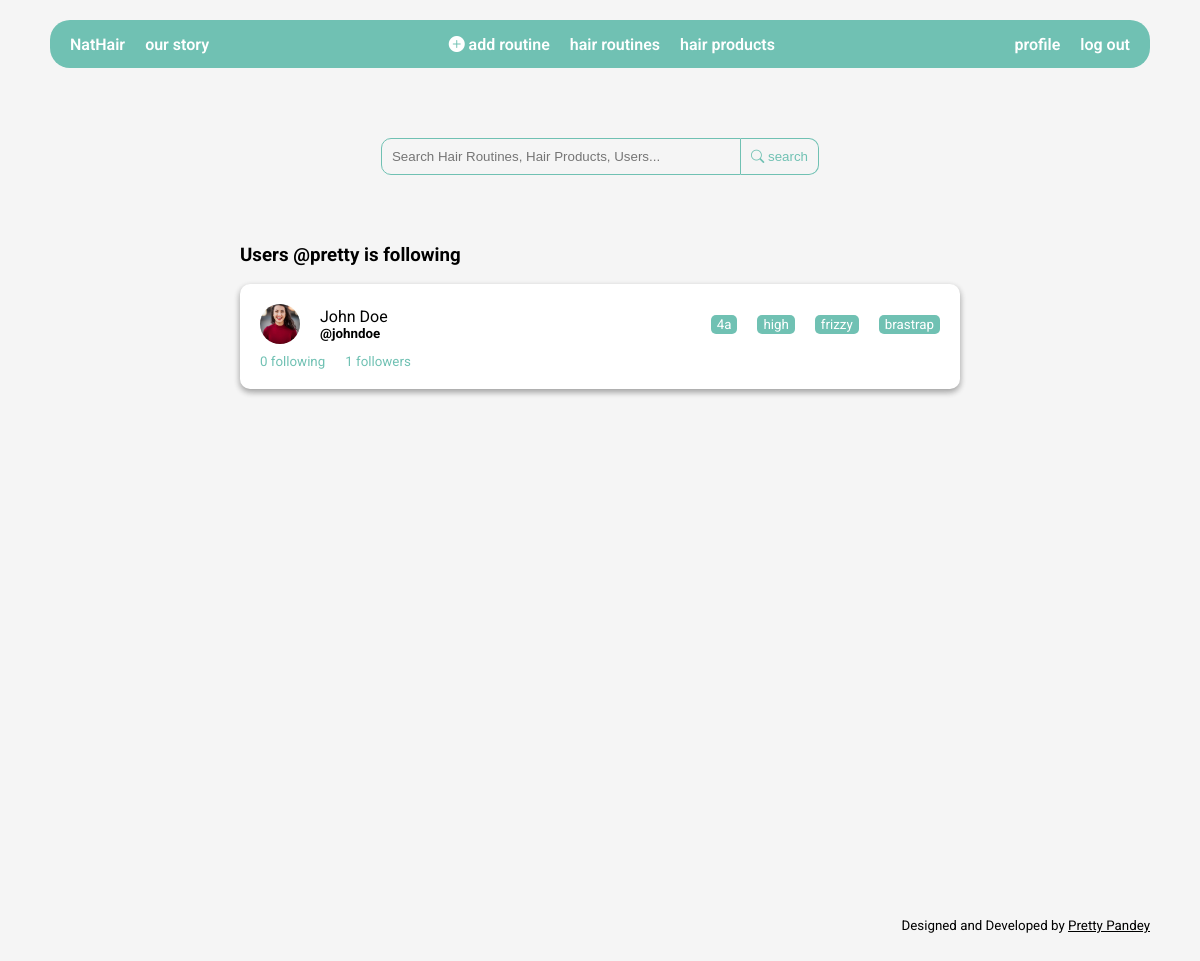
The page /accounts/profile/1/following/ (signed in) on the database its author committed.
### accounts/models.py (models this page shows, shortened)
class Follow(models.Model):
    follower = models.ForeignKey(User, related_name='following', on_delete=models.CASCADE)
    followed = models.ForeignKey(User, related_name='followers', on_delete=models.CASCADE)

class Profile(models.Model):
    user = models.OneToOneField(User, on_delete=models.CASCADE)
    full_name = models.CharField(max_length=255, null=True, blank=True)
    bio = models.TextField(null=True, blank=True)
    profile_pic = models.ImageField(upload_to='profile_pics', default='blank-profile-pic.png')
    location = models.CharField(max_length=255, null=True, blank=True)
    date_of_birth = models.DateField(null=True, blank=True)
    def follower_count(self):
        return self.user.followers.count()
    def following_count(self):
        return self.user.following.count()

class HairProfile(models.Model):
    user = models.OneToOneField(User, on_delete=models.CASCADE)
    TYPE_CHOICES = (
        ("1a", "1a"),
        ("1b", "1b"),
        ("1c", "1c"),
        ("2a", "2a"),
        ("2b", "2b"),
        ("2c", "2c"),
        ("3a", "3a"),
        ("3b", "3b"),
        ("3c", "3c"),
        ("4a", "4a"),
        ("4b", "4b"),
        ("4c", "4c"),
    )
    hair_type = models.CharField(
        max_length = 2,
        choices = TYPE_CHOICES
    )
    POROSITY_CHOICES = (
        ("Low Porosity", "Low Porosity"),
        ("Medium Porosity", "Medium Porosity"),
        ("Hight Porosity", "Hight Porosity"),
    )
    hair_porosity = models.CharField(
        max_length=20,
        choices= POROSITY_CHOICES
    )
    CONDITION_CHOICES = (
        ("Protein Overload", "Protein Overload"),
        ("Moisture Overload", "Moisture Overload"),
        ("Healthy", "Healthy"),
        ("Dandruff", "Dandruff"),
        ("Hair Loss", "Hair Loss"),
        ("Dry Hair", "Dry Hair"),
        ("Split Ends", "Split Ends"),
        ("Greasy Hair", "Greasy Hair"),
        ("Frizzy", "Frizzy"),
        ("Heat Damage", "Heat Damage"),
        ("Color Damage", "Color Damage")
    )
    hair_condition = models.CharField(
        max_length=20,
        choices= CONDITION_CHOICES
    )
    LENGTH_CHOICES = (
        ("Ear Length", "Ear Length"),
        ("Neck (top) Length", "Neck (top) Length"),
        ("Neck (bottom) Length", "Neck (bottom) Length"),
        ("Collarbone Length", "Collarbone Length"),
        ("Shoulder Length", "Shoulder Length"),
        ("Armpit Length", "Armpit Length"),
        ("Bra Strap Length", "Bra Strap Length"),
        ("Mid Back Length", "Mid Back Length"),
        ("Waist Length", "Waist Length"),
        ("Hip Length", "Hip Length"),
        ("Tailbone Length", "Tailbone Length"),
        ("Classic Length", "Classic Length"),
        ("Mid Thigh Length", "Mid Thigh Length"),
        ("Knee Length", "Knee Length"),
        ("Calf Length", "Calf Length"),
        ("Ankle Length", "Ankle Length"),
        ("Floor Length", "Floor Length"),
    )
    hair_length = models.CharField(
        max_length=20,
        choices= LENGTH_CHOICES
    )

### accounts/views.py (the view)
# urls.py: path('profile/<int:pk>/following/', views.following, name='following'),
@login_required(login_url='login')
def following(request, pk):
    template = 'following.html'
    user = get_object_or_404(User, pk=pk)
    following = user.following.all()
    context = {
        'user': user,
        'following': following,
    }
    return render(request, template, context)

### accounts/templatetags/cache_bust.py (called while the page is built)
@register.simple_tag(name='cache_bust')
def cache_bust():
    if settings.DEBUG:
        version = uuid.uuid1()
    else:
        version = os.environ.get('PROJECT_VERSION')
        if version is None:
            version = '1'
    return '__v__={version}'.format(version=version)

### accounts/templates/following.html (shortened to what this page needs)
{% extends 'base.html' %}
{% load static %}
{% load cache_bust %}
{% block styles %}
<link rel="stylesheet" href="{% static 'css/follow.css' %}?{% cache_bust %}">
{% endblock %}
{% block content %}
<div class="follow-wrapper">
    <div class="follow-container">
        <h3>Users @{{ user.username }} is following</h3>
        <div>
            {% if following %}
                {% for followed in following %}
                <a href="{% url 'profile' pk=followed.followed.pk %}" class="user-container">
                    <div class="user-profile">
                        <div class="user-profile-info">
                            <img src="{{ followed.followed.profile.profile_pic.url }}" alt="">
                            <div>
                                {% if followed.followed.profile.full_name %}
                                    <p>{{followed.followed.profile.full_name}}</p>
                                {% endif %}
                                <small><strong>@{{ followed.followed.username }}</strong></small>
                            </div>
                        </div>
                        <div class="user-hair-profile">
                            <small>{{ followed.followed.hairprofile.hair_type}}</small>
                            <small>{{ followed.followed.hairprofile.hair_porosity}}</small>
                            <small>{{ followed.followed.hairprofile.hair_condition}}</small>
                            <small>{{ followed.followed.hairprofile.hair_length}}</small>
                        </div>
                    </div>
                    <div class="user-follow-info">
                        <small>{{followed.followed.profile.following_count}} following</small>
                        <small>{{followed.followed.profile.follower_count}} followers</small>
                    </div>
                </a>
                {% endfor %}
            {% else %}
            <p class="user-container"><small><strong>@{{ user.username }}</strong> is currently not following anyone.</small></p>
            {% endif %}
        </div>
    </div>
</div>
{% endblock %}

### static/css/follow.css (style rules this page uses)
.follow-wrapper { margin: 50px 0; display: flex; justify-content: center; }
.user-container { display: block; background-color: white; box-shadow: var(--shadow-2); text-decoration: none; color: var(--black); padding: 20px; border-radius: 10px; width: 60vw; margin-bottom: 30px; }
.user-container .user-profile { display: flex; align-items: center; justify-content: space-between; }
.user-container .user-profile .user-profile-info { display: flex; align-items: center; gap: 20px; }
.user-container .user-follow-info { display: flex; gap: 20px; margin-top: 10px; color: var(--green); }
.user-container .user-profile img { width: 40px; height: 40px; object-fit: cover; border-radius: 50%; }
.user-container .user-profile p { margin:0; }
.user-container .user-profile small { display: block; }
.user-container .user-hair-profile { display: flex; gap: 20px; }
.user-container .user-hair-profile small { background-color: var(--green); padding: 2px 6px; border-radius: 5px; color: white; }

### static/css/main.css (style rules this page uses)
:root { --black: #000100; --mustard: #EAE0CC; --mouve: #C9ADA1; --olive: #A0A083; --khaki: #798478; --veld: #4D6A6D; --green: #70C1B3; --shadow-1: rgba(0, 0, 0, 0.25) 0px 14px 28px, rgba(0, 0, 0, 0.22) 0px 10px 10px; --shadow-2: rgba(0, 0, 0, 0.16) 0px 3px 6px, rgba(0, 0, 0, 0.23) 0px 3px 6px; --shadow-3: rgba(0, 0, 0, 0.12) 0px 1px 3px, rgba(0, 0, 0, 0.24) 0px 1px 2px; --shadow-4: rgba(50, 50, 93, 0.25) 0px 6px 12px -2px, rgba(0, 0, 0, 0.3) 0px 3px 7px -3px; --shadow-5: rgba(0, 0, 0, 0.24) 0px 3px 8px; --shadow-6: rgba(0, 0, 0, 0.35) 0px 5px 15px; }
html { font-family: 'Roboto', sans-serif; background-color: whitesmoke; }
body { margin:0; }
* { box-sizing: border-box; }

### rows shown on the page
Follow: followed.profile.profile_pic (picture), followed.profile.full_name "John Doe", followed.username "johndoe", followed.hairprofile.hair_type "4a", followed.hairprofile.hair_porosity "high", followed.hairprofile.hair_condition "frizzy", followed.hairprofile.hair_length "brastrap", followed.profile.following_count "0", followed.profile.follower_count "1"

### other values the page prints
{{ user.username }} "pretty"
